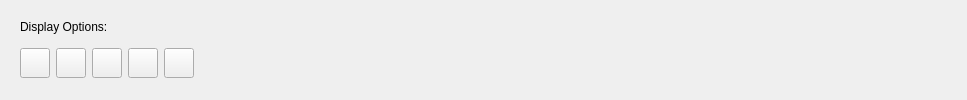
      <widget class="QWidget" name="tab_4">
       <attribute name="title">
        <string>Camera Views</string>
       </attribute>
       <layout class="QGridLayout" name="gridLayout_15">
        <item row="0" column="1">
         <spacer name="horizontalSpacer">
          <property name="orientation">
           <enum>Qt::Horizontal</enum>
          </property>
          <property name="sizeHint" stdset="0">
           <size>
            <width>747</width>
            <height>20</height>
           </size>
          </property>
         </spacer>
        </item>
        <item row="1" column="0" colspan="2">
         <layout class="QGridLayout" name="gridCamera">
          <property name="spacing">
           <number>0</number>
          </property>
         </layout>
        </item>
        <item row="0" column="0">
         <widget class="QWidget" name="widget_CamOptions" native="true">
          <property name="sizePolicy">
           <sizepolicy hsizetype="Minimum" vsizetype="Minimum">
            <horstretch>0</horstretch>
            <verstretch>0</verstretch>
           </sizepolicy>
          </property>
          <property name="maximumSize">
           <size>
            <width>270</width>
            <height>75</height>
           </size>
          </property>
          <layout class="QGridLayout" name="gridLayout_10">
           <property name="topMargin">
            <number>0</number>
           </property>
           <item row="1" column="1">
            <widget class="QPushButton" name="mainCameraButton">
             <property name="sizePolicy">
              <sizepolicy hsizetype="Minimum" vsizetype="Minimum">
               <horstretch>0</horstretch>
               <verstretch>0</verstretch>
              </sizepolicy>
             </property>
             <property name="maximumSize">
              <size>
               <width>30</width>
               <height>30</height>
              </size>
             </property>
             <property name="text">
              <string/>
             </property>
             <property name="icon">
              <iconset resource="../resources/images.qrc">
               <normaloff>:/images/images/multiplecameraview.png</normaloff>:/images/images/multiplecameraview.png</iconset>
             </property>
             <property name="iconSize">
              <size>
               <width>70</width>
               <height>35</height>
              </size>
             </property>
            </widget>
           </item>
           <item row="1" column="2">
            <widget class="QPushButton" name="fourCameraButton">
             <property name="sizePolicy">
              <sizepolicy hsizetype="Minimum" vsizetype="Minimum">
               <horstretch>0</horstretch>
               <verstretch>0</verstretch>
              </sizepolicy>
             </property>
             <property name="maximumSize">
              <size>
               <width>30</width>
               <height>30</height>
              </size>
             </property>
             <property name="text">
              <string/>
             </property>
             <property name="icon">
              <iconset resource="../resources/images.qrc">
               <normaloff>:/images/images/ic_view_stream_24px.png</normaloff>:/images/images/ic_view_stream_24px.png</iconset>
             </property>
             <property name="iconSize">
              <size>
               <width>40</width>
               <height>40</height>
              </size>
             </property>
            </widget>
           </item>
           <item row="1" column="3">
            <widget class="QPushButton" name="sixCameraButton">
             <property name="sizePolicy">
              <sizepolicy hsizetype="Minimum" vsizetype="Minimum">
               <horstretch>0</horstretch>
               <verstretch>0</verstretch>
              </sizepolicy>
             </property>
             <property name="maximumSize">
              <size>
               <width>30</width>
               <height>30</height>
              </size>
             </property>
             <property name="text">
              <string/>
             </property>
             <property name="icon">
              <iconset resource="../resources/images.qrc">
               <normaloff>:/images/images/ic_view_module_24px.svg</normaloff>:/images/images/ic_view_module_24px.svg</iconset>
             </property>
             <property name="iconSize">
              <size>
               <width>30</width>
               <height>30</height>
              </size>
             </property>
            </widget>
           </item>
           <item row="1" column="4">
            <widget class="QPushButton" name="gridCameraButton">
             <property name="sizePolicy">
              <sizepolicy hsizetype="Minimum" vsizetype="Minimum">
               <horstretch>0</horstretch>
               <verstretch>0</verstretch>
              </sizepolicy>
             </property>
             <property name="maximumSize">
              <size>
               <width>30</width>
               <height>30</height>
              </size>
             </property>
             <property name="text">
              <string/>
             </property>
             <property name="icon">
              <iconset resource="../resources/images.qrc">
               <normaloff>:/images/images/ic_view_comfortable_24px.svg</normaloff>:/images/images/ic_view_comfortable_24px.svg</iconset>
             </property>
             <property name="iconSize">
              <size>
               <width>30</width>
               <height>30</height>
              </size>
             </property>
            </widget>
           </item>
           <item row="1" column="0">
            <widget class="QPushButton" name="oneCameraButton">
             <property name="sizePolicy">
              <sizepolicy hsizetype="Minimum" vsizetype="Minimum">
               <horstretch>0</horstretch>
               <verstretch>0</verstretch>
              </sizepolicy>
             </property>
             <property name="maximumSize">
              <size>
               <width>30</width>
               <height>30</height>
              </size>
             </property>
             <property name="text">
              <string/>
             </property>
             <property name="icon">
              <iconset resource="../resources/images.qrc">
               <normaloff>:/images/images/ic_image_24px.svg</normaloff>:/images/images/ic_image_24px.svg</iconset>
             </property>
             <property name="iconSize">
              <size>
               <width>25</width>
               <height>25</height>
              </size>
             </property>
            </widget>
           </item>
           <item row="0" column="0" colspan="3">
            <widget class="QLabel" name="labelDisplayOptions">
             <property name="text">
              <string>Display Options:</string>
             </property>
            </widget>
           </item>
          </layout>
         </widget>
        </item>
       </layout>
      </widget>
